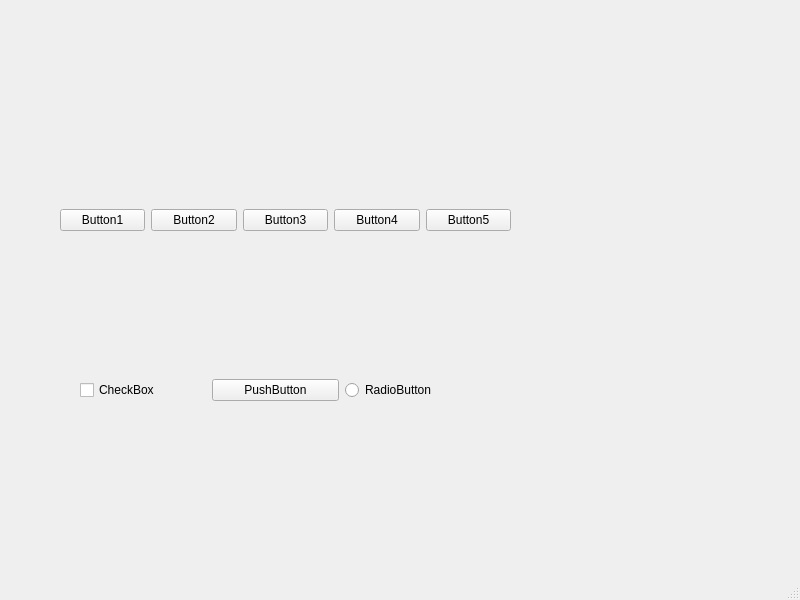
<?xml version="1.0" encoding="UTF-8"?>
<ui version="4.0">
 <class>MainWindow</class>
 <widget class="QMainWindow" name="MainWindow">
  <property name="geometry">
   <rect>
    <x>0</x>
    <y>0</y>
    <width>800</width>
    <height>600</height>
   </rect>
  </property>
  <property name="windowTitle">
   <string>MainWindow</string>
  </property>
  <widget class="QWidget" name="centralwidget">
   <widget class="QWidget" name="horizontalLayoutWidget">
    <property name="geometry">
     <rect>
      <x>80</x>
      <y>350</y>
      <width>391</width>
      <height>81</height>
     </rect>
    </property>
    <layout class="QHBoxLayout" name="horizontalLayout_2">
     <item>
      <widget class="QCheckBox" name="checkBox">
       <property name="text">
        <string>CheckBox</string>
       </property>
      </widget>
     </item>
     <item>
      <widget class="QPushButton" name="pushButton_6">
       <property name="text">
        <string>PushButton</string>
       </property>
      </widget>
     </item>
     <item>
      <widget class="QRadioButton" name="radioButton">
       <property name="text">
        <string>RadioButton</string>
       </property>
      </widget>
     </item>
    </layout>
   </widget>
   <widget class="QWidget" name="">
    <property name="geometry">
     <rect>
      <x>60</x>
      <y>180</y>
      <width>451</width>
      <height>81</height>
     </rect>
    </property>
    <layout class="QHBoxLayout" name="horizontalLayout">
     <item>
      <widget class="QPushButton" name="pushButton">
       <property name="text">
        <string>Button1</string>
       </property>
      </widget>
     </item>
     <item>
      <widget class="QPushButton" name="pushButton_2">
       <property name="text">
        <string>Button2</string>
       </property>
      </widget>
     </item>
     <item>
      <widget class="QPushButton" name="pushButton_3">
       <property name="text">
        <string>Button3</string>
       </property>
      </widget>
     </item>
     <item>
      <widget class="QPushButton" name="pushButton_4">
       <property name="text">
        <string>Button4</string>
       </property>
      </widget>
     </item>
     <item>
      <widget class="QPushButton" name="pushButton_5">
       <property name="text">
        <string>Button5</string>
       </property>
      </widget>
     </item>
    </layout>
   </widget>
  </widget>
  <widget class="QMenuBar" name="menubar">
   <property name="geometry">
    <rect>
     <x>0</x>
     <y>0</y>
     <width>800</width>
     <height>23</height>
    </rect>
   </property>
  </widget>
  <widget class="QStatusBar" name="statusbar"/>
 </widget>
 <resources/>
 <connections/>
</ui>
